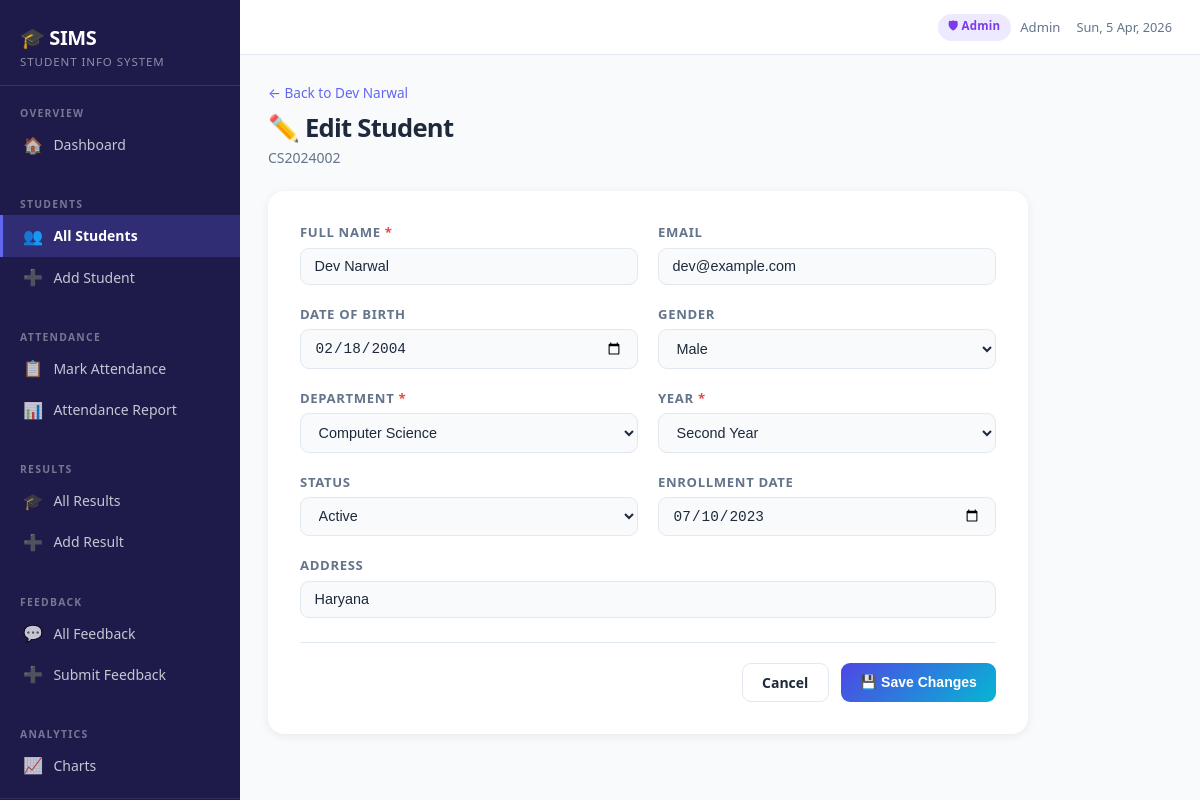
Page /students/2/edit (signed in) on the committed database.
### tables this page shows
CREATE TABLE students (
                id          INTEGER PRIMARY KEY AUTOINCREMENT,
                student_id  TEXT UNIQUE NOT NULL,
                name        TEXT NOT NULL,
                email       TEXT,
                dob         TEXT,
                gender      TEXT,
                department  TEXT NOT NULL,
                year        TEXT NOT NULL,
                status      TEXT DEFAULT 'Active',
                address     TEXT,
                enroll_date TEXT,
                created_at  TIMESTAMP DEFAULT CURRENT_TIMESTAMP
            , assigned_teacher_id INTEGER);

### app.py (the view, shortened to what this page needs)
@app.route("/students/<int:student_id>/edit", methods=["GET", "POST"])
@roles_required("admin")
def edit_student(student_id):
    student = student_or_404(student_id)
    return render_template("edit_student.html", student=student, teachers=teachers(), departments=DEPARTMENTS, years=YEARS, statuses=STATUSES)

### app.py (called while the page is built)
def db():
    if "db" not in g:
        g.db = sqlite3.connect(app.config["DATABASE"])
        g.db.row_factory = sqlite3.Row
        g.db.execute("PRAGMA foreign_keys = ON")
    return g.db

@app.before_request
def setup_req():
    session.permanent = True
    if request.method in {"POST", "PUT", "PATCH", "DELETE"}:
        token = request.form.get("csrf_token") or request.headers.get("X-CSRFToken")
        if token != session.get("_csrf_token"):
            abort(400, description="Invalid CSRF token.")

@app.context_processor
def inject_globals():
    return {
        "current_role": session.get("role"),
        "app_name": "SIMS Pro",
        "global_notifications": build_notifications() if session.get("role") else [],
    }

def visible_clause(alias="students"):
    role = session.get("role")
    if role == "admin":
        return "1=1", []
    if role == "teacher":
        return f"{alias}.assigned_teacher_id = ?", [session["user_id"]]
    if role == "student":
        return f"{alias}.id = ?", [session["student_db_id"]]
    return "1=0", []

def teachers():
    return db().execute(
        "SELECT id, username, email FROM users WHERE role='teacher' ORDER BY username"
    ).fetchall()

def student_or_404(student_id):
    where, params = visible_clause("students")
    row = db().execute(
        f"""
        SELECT students.*, users.username AS teacher_username, users.email AS teacher_email
        FROM students
        LEFT JOIN users ON users.id = students.assigned_teacher_id
        WHERE students.id = ? AND {where}
        """,
        [student_id] + params,
    ).fetchone()
    if not row:
        abort(404)
    return row

def roles_required(*roles):
    def dec(fn):
        @wraps(fn)
        def wrap(*a, **kw):
            if "user_id" not in session:
                flash("Please log in to continue.", "error")
                return redirect(url_for("login"))
            if session.get("role") not in roles:
                flash("You do not have access to that page.", "error")
                return redirect(url_for("student_dashboard" if session.get("role") == "student" else "dashboard"))
            return fn(*a, **kw)
        return wrap
    return dec

### templates/edit_student.html (shortened to what this page needs)
{% extends "base.html" %}
{% block content %}
<div class="page-header">
  <div>
    <a href="{{ url_for('student_detail', sid=student.id) }}" class="back-link">← Back to {{ student.name }}</a>
    <h1 class="page-title">✏️ Edit Student</h1>
    <p class="page-sub">{{ student.student_id }}</p>
  </div>
</div>
<div class="form-card">
  <form method="post">
    <div class="form-grid-2">
      <div class="form-group">
        <label>Full Name <span class="req">*</span></label>
        <input type="text" name="name" value="{{ student.name }}" required>
      </div>
      <div class="form-group">
        <label>Email</label>
        <input type="email" name="email" value="{{ student.email or '' }}">
      </div>
      <div class="form-group">
        <label>Date of Birth</label>
        <input type="date" name="dob" value="{{ student.dob or '' }}">
      </div>
      <div class="form-group">
        <label>Gender</label>
        <select name="gender">
          <option value="Male"   {% if student.gender=='Male'   %}selected{% endif %}>Male</option>
        </select>
      </div>
      <div class="form-group">
        <label>Department <span class="req">*</span></label>
        <select name="department" required>
          {% for d in departments %}
          <option value="{{ d }}" {% if student.department==d %}selected{% endif %}>{{ d }}</option>
          {% endfor %}
        </select>
      </div>
      <div class="form-group">
        <label>Year <span class="req">*</span></label>
        <select name="year" required>
          {% for y in years %}
          <option value="{{ y }}" {% if student.year==y %}selected{% endif %}>{{ y }}</option>
          {% endfor %}
        </select>
      </div>
      <div class="form-group">
        <label>Status</label>
        <select name="status">
          {% for s in statuses %}
          <option value="{{ s }}" {% if student.status==s %}selected{% endif %}>{{ s }}</option>
          {% endfor %}
        </select>
      </div>
      <div class="form-group">
        <label>Enrollment Date</label>
        <input type="date" name="enroll_date" value="{{ student.enroll_date or '' }}">
      </div>
      <div class="form-group full">
        <label>Address</label>
        <input type="text" name="address" value="{{ student.address or '' }}" placeholder="City / State">
      </div>
    </div>
    <div class="form-actions">
      <a href="{{ url_for('student_detail', sid=student.id) }}" class="btn btn-outline">Cancel</a>
      <button type="submit" class="btn btn-primary">💾 Save Changes</button>
    </div>
  </form>
</div>
{% endblock %}

### static/style.css (style rules this page uses)
:root { --primary: #6366f1; --primary-light: #eef2ff; --primary-dark: #4f46e5; --bg: #f8fafc; --surface: #ffffff; --border: #e2e8f0; --text: #1e293b; --text-muted: #64748b; --hover: #f1f5f9; --sidebar-w: 240px; --success: #10b981; --danger: #ef4444; --warn: #f59e0b; }
*, *::before, *::after { box-sizing: border-box; margin: 0; padding: 0; }
body { font-family: 'Segoe UI', system-ui, -apple-system, sans-serif; background: var(--bg); color: var(--text); display: flex; min-height: 100vh; }
a { color: inherit; }
.page-header { display: flex; justify-content: space-between; align-items: flex-start; margin-bottom: 1.5rem; }
.page-title { font-size: 1.6rem; font-weight: 800; letter-spacing: -.03em; }
.page-sub { color: var(--text-muted); font-size: .875rem; margin-top: .2rem; }
.back-link { font-size: .85rem; color: var(--primary); text-decoration: none; display: block; margin-bottom: .5rem; }
.btn { padding: .55rem 1.2rem; border-radius: 9px; font-size: .875rem; font-weight: 600; cursor: pointer; text-decoration: none; border: 1.5px solid transparent; transition: all .15s; display: inline-flex; align-items: center; gap: .4rem; }
.btn-primary { background: var(--primary); color: white; border-color: var(--primary); }
.btn-outline { background: transparent; color: var(--text); border-color: var(--border); }
.form-card { background: var(--surface); border-radius: 16px; padding: 2rem; box-shadow: 0 2px 10px rgba(0,0,0,.07); max-width: 760px; }
.form-grid-2 { display: grid; grid-template-columns: 1fr 1fr; gap: 1.25rem; }
.form-group { display: flex; flex-direction: column; gap: .4rem; }
.form-group.full { grid-column: 1 / -1; }
.form-group label { font-size: .82rem; font-weight: 700; text-transform: uppercase; letter-spacing: .05em; color: var(--text-muted); }
.form-group input, .form-group select, .form-group textarea { padding: .6rem .85rem; border: 1.5px solid var(--border); border-radius: 9px; font-size: .9rem; transition: border-color .2s; background: var(--bg); color: var(--text); }
.req { color: #ef4444; }
.form-actions { display: flex; gap: .75rem; justify-content: flex-end; margin-top: 1.5rem; padding-top: 1.25rem; border-top: 1px solid var(--border); }
.btn-primary { background: linear-gradient(135deg, #4f46e5, #06b6d4); border: none; transition: 0.3s; }

### rows in the picture
students: name "Dev Narwal", student_id "CS2024002", email "dev@example.com", dob "02/18/2004", gender "Male", department "Computer Science", year "Second Year", status "Active", enroll_date "07/10/2023", address "Haryana"

### other values in the picture
{{ session.get('display_name', '') }} "Admin"
